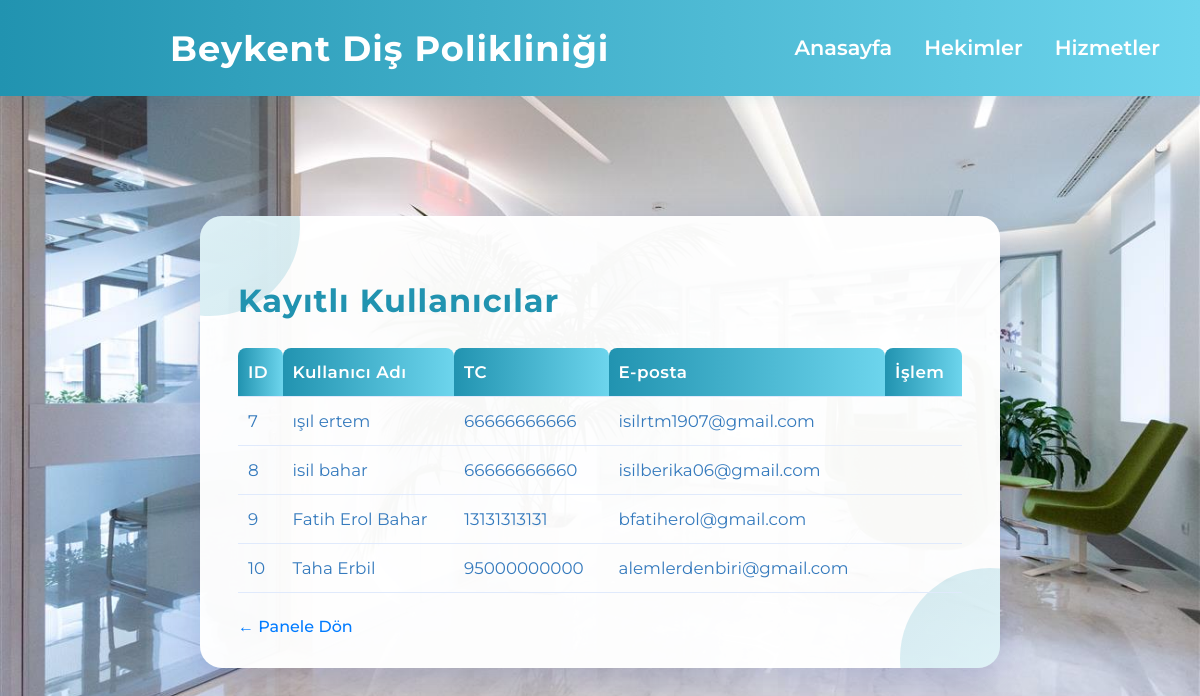
The app's page /kullanicilar with its own data.
### tables this page shows
CREATE TABLE kullanicilar (
            id INTEGER PRIMARY KEY AUTOINCREMENT,
            kullanici_adi TEXT NOT NULL,
            tc TEXT,
            eposta TEXT,
            sifre TEXT NOT NULL
        );

### app.py (the view)
@app.route("/kullanicilar")
def kullanicilar():
    conn = sqlite3.connect("user.db")
    cursor = conn.cursor()
    cursor.execute("SELECT id, kullanici_adi, tc, eposta, sifre FROM kullanicilar")
    kullanicilar = cursor.fetchall()
    conn.close()
    doktor_adi = session.get("doktor_adi", "")
    return render_template("kullanicilar.html", kullanicilar=kullanicilar, doktor_adi=doktor_adi)

### templates/kullanicilar.html (shortened to what this page needs)
<!DOCTYPE html>
<html lang="tr">
<head>
    <link rel="stylesheet" href="{{ url_for('static', filename='style_kullanicilar.css') }}">
    <link rel="stylesheet" href="{{ url_for('static', filename='style.css') }}">
</head>
<body>
    <nav class="navbar">
      <div class="navbar-logo">
        <span class="logo-text">Beykent Diş Polikliniği</span>
      </div>
      <ul class="navbar-links" id="navbarLinks">
        <li><a href="/">Anasayfa</a></li>
        <li><a href="/hekimler">Hekimler</a></li>
        <li><a href="/kullanicilar">Hizmetler</a></li>
      </ul>
    </nav>
    <div class="kullanicilar-container" style="margin-top:72px;">
        <h1>Kayıtlı Kullanıcılar</h1>
        {% if kullanicilar %}
            <table class="kullanicilar-table">
                <thead>
                    <tr>
                        <th>ID</th>
                        <th>Kullanıcı Adı</th>
                        <th>TC</th>
                        <th>E-posta</th>
                        <th>İşlem</th>
                    </tr>
                </thead>
                <tbody>
                    {% for k in kullanicilar %}
                        <tr>
                            <td>{{ k[0] }}</td>
                            <td>{{ k[1] }}</td>
                            <td>{{ k[2] }}</td>
                            <td>{{ k[3] }}</td>
                            <td>
                            </td>
                        </tr>
                    {% endfor %}
                </tbody>
            </table>
        {% else %}
            <p>Kayıtlı kullanıcı bulunamadı.</p>
        {% endif %}
        <a class="back-link" href="{{ url_for('admin_panel') }}">← Panele Dön</a>
    </div>
</body>
</html>

### static/style_kullanicilar.css (style rules this page uses)
* { box-sizing: border-box; }
body { font-family: 'Montserrat', Arial, sans-serif; background: linear-gradient(135deg, #e0eafc 0%, #cfdef3 100%); min-height: 100vh; margin: 0; display: flex; justify-content: center; align-items: flex-start; }
.kullanicilar-container { background: rgba(255,255,255,0.97); padding: 44px 38px 32px 38px; border-radius: 22px; box-shadow: 0 12px 40px 0 rgba(31, 38, 135, 0.18); margin-top: 48px; width: 800px; max-width: 98vw; position: relative; overflow: hidden; }
.kullanicilar-container::before { content: ""; position: absolute; top: -80px; left: -80px; width: 180px; height: 180px; background: linear-gradient(135deg, #6dd5ed 0%, #2193b0 100%); border-radius: 50%; opacity: 0.18; z-index: 0; }
.kullanicilar-container::after { content: ""; position: absolute; bottom: -80px; right: -80px; width: 180px; height: 180px; background: linear-gradient(135deg, #2193b0 0%, #6dd5ed 100%); border-radius: 50%; opacity: 0.18; z-index: 0; }
.kullanicilar-container h1 { margin-bottom: 28px; color: #2193b0; font-size: 2rem; font-weight: 700; letter-spacing: 1px; z-index: 1; position: relative; }
.kullanicilar-table { width: 100%; border-collapse: collapse; background: transparent; z-index: 1; position: relative; }
.kullanicilar-table th, .kullanicilar-table td { padding: 14px 10px; border-bottom: 1.5px solid #e0eafc; text-align: left; font-size: 1.05rem; }
.kullanicilar-table th { background: linear-gradient(90deg, #2193b0 0%, #6dd5ed 100%); color: #fff; font-weight: 600; letter-spacing: 0.5px; border-radius: 8px 8px 0 0; }
.kullanicilar-table td { color: #357abd; }
.back-link { display: block; margin-top: 24px; color: #007bff; text-decoration: none; font-weight: 500; z-index: 1; position: relative; }

### static/style.css (style rules this page uses)
body { font-family: 'Montserrat', Arial, sans-serif; background: linear-gradient(135deg, #e0eafc 0%, #cfdef3 100%); min-height: 100vh; margin: 0; display: flex; justify-content: center; align-items: center; background-image: url('/static/klinik.jpg'), linear-gradient(135deg, #e0eafc 0%, #cfdef3 100%); background-size: cover; background-position: center; background-repeat: no-repeat; }
.navbar { position: fixed; top: 0; left: 0; width: 100%; height: 96px; z-index: 1000; display: flex; align-items: center; justify-content: space-between; background: linear-gradient(90deg, #2193b0 0%, #6dd5ed 100%); padding: 0 40px; box-shadow: 0 2px 12px rgba(33,147,176,0.10); box-sizing: border-box; }
.navbar-logo { width: 200px; height: 121px; background: url('/static/logo.png') no-repeat left center; background-size: 121px 121px; display: flex; align-items: center; margin-right: 32px; }
.logo-text { margin-left: 130px; color: #fff; font-weight: 700; font-size: 2.2rem; letter-spacing: 1px; white-space: nowrap; }
.navbar-links { list-style: none; display: flex; gap: 32px; margin: 0; padding: 0; align-items: center; height: 96px; }
.navbar-links li a { color: #fff; text-decoration: none; font-weight: 600; font-size: 1.3rem; line-height: 96px; height: 96px; display: flex; align-items: center; }
body { margin: 0; padding-top: 12px; }

### records on screen
kullanicilar: id "7", kullanici_adi "ışıl ertem", tc "66666666666", eposta "isilrtm1907@gmail.com"
kullanicilar: id "8", kullanici_adi "isil bahar", tc "66666666660", eposta "isilberika06@gmail.com"
kullanicilar: id "9", kullanici_adi "Fatih Erol Bahar", tc "13131313131", eposta "bfatiherol@gmail.com"
kullanicilar: id "10", kullanici_adi "Taha Erbil", tc "95000000000", eposta "alemlerdenbiri@gmail.com"
